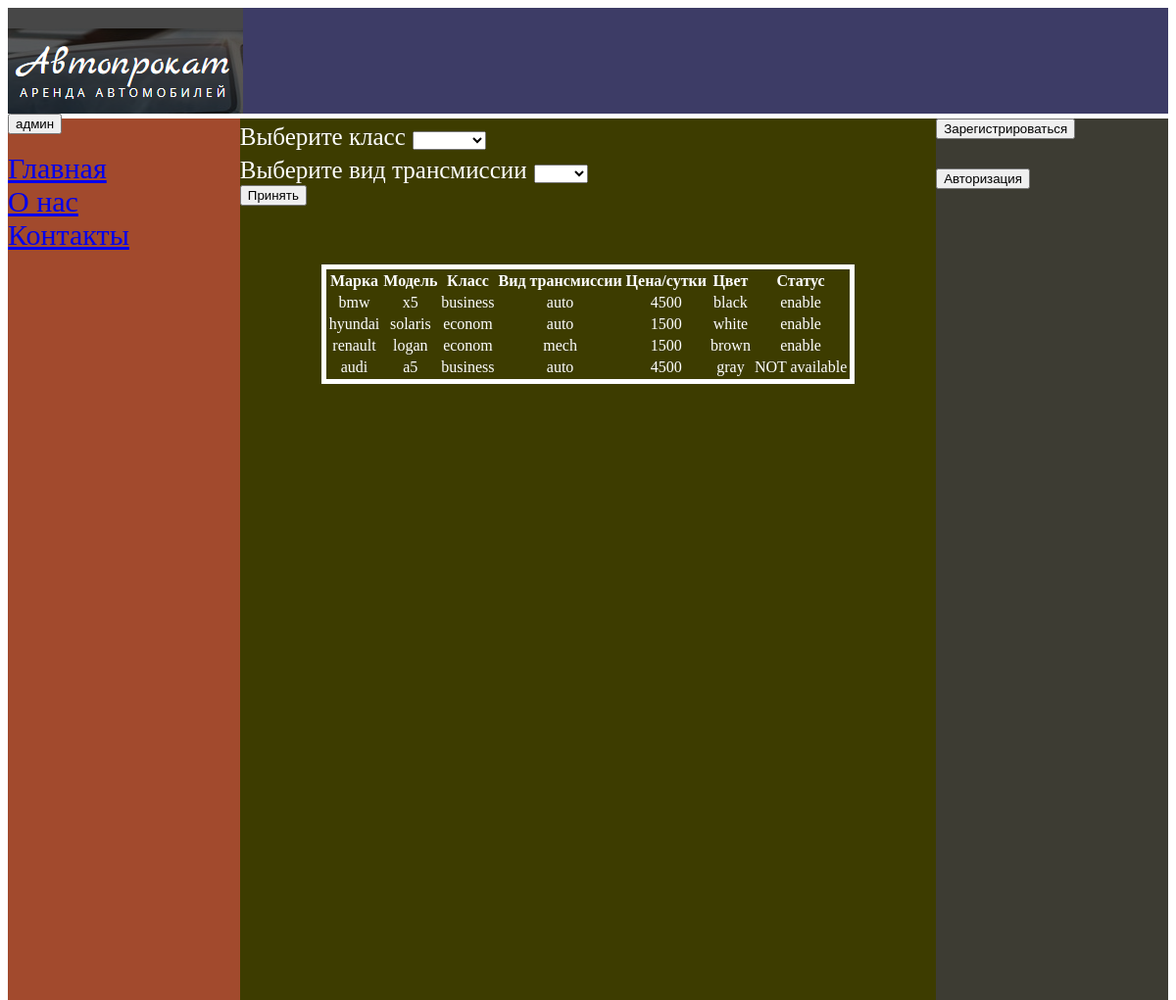
The page / on the database its author committed.
### tables this page shows
CREATE TABLE `auto` (
  `id` int(11) NOT NULL,
  `color` varchar(50) NOT NULL,
  `status` varchar(50) NOT NULL,
  `regnum` varchar(10000) NOT NULL,
  `id_model` int(11) NOT NULL
);

CREATE TABLE `model` (
  `id` int(11) NOT NULL,
  `marka` varchar(50) NOT NULL,
  `model` varchar(50) NOT NULL,
  `class` varchar(50) NOT NULL,
  `trannsm` varchar(50) NOT NULL,
  `zena` int(11) NOT NULL
);

### index.php (called while the page is built)
<?php
	require ('main.php');
?>

### main.php (the view, shortened to what this page needs)
<?php
	require('connect.php');
?>
<?php
	$qry=mysqli_query($connection,"SELECT model.marka, model.model, model.class, model.trannsm, model.zena, auto.color, auto.status FROM model INNER JOIN auto ON model.id = auto.id_model");
$posts=array();
if ($qry) {
	while ($row=mysqli_fetch_assoc($qry)) {
	$posts[]=$row;
}
}
?>
<html>
<head>
	<link rel="stylesheet" type="text/css" href="style.css">
</head>
<body>
	<div class="main">
		<div class="header">
			<a href="index.php" ><img src="logo.png"></a>
			<form action="" method="POST" >
				<input type="submit" name="admin" value="админ">
			</form>
		</div>
		<div class="leftbar">
		<br>
			<a href="index.php">Главная</a><br>
			<a href="about.php">О нас</a><br>
			<a href="contact.php">Контакты</a><br>
		</div>
		<div class="content">
			<form action="" method="POST">
					<span class="filtr">Выберите класс</span>
		<select name="classdobavlenie">
			<?php
				$classe="econom";
			?>
			<option selected disabled hidden style='display: none' value=''></option>
			<option value="<?php echo $classe;?>">econom</option>
		</select><br>
		<span class="filtr">Выберите вид трансмиссии</span>
		<select name="kotrdobavlenie">
			<?php
				$kotra="auto";
			?>
			<option selected disabled hidden style='display: none' value=''></option>
			<option value="<?php echo $kotra;?>">auto</option>
		 </select><br>
		<input type="submit" name="sendfiltr" value="Принять">
		</form>
			<?php
	if (isset($_POST['admin']))
	{
		?>
		<h2>Вход как администратор</h2>
		<form method="POST" action="admin.php" class="adminforma">
			<input class="adminforma" type="text" name="adminlogin" placeholder="Ведите логин администратора" required><br>
			<input class="adminforma" type="password" name="adminpass" placeholder="Введите пароль администратора" required><br>
			<input class="adminforma" type="submit" name="adminka" value="Получить доступ">
		</form>
<?php
	}
else {
		?>
		<table align="center">
		<tr>
			<th>Марка</th>
			<th>Модель</th>
			<th>Класс</th>
			<th>Вид трансмиссии</th>
			<th>Цена/сутки</th>
			<th>Цвет</th>
			<th>Статус</th>
		</tr>
	<?php foreach($posts as $post){
			echo'<tr align="center">';
		echo '<td>'.$post['marka'].'</td>';
		echo '<td>'. $post['model'].	'</td>';
		echo '<td>'. $post['class']	.'</td>';
		echo '<td>'. $post['trannsm'].	'</td>';
		echo '<td>'.$post['zena']	.    '</td>';
		echo '<td>'.$post['color'].	'</td>';
		echo '<td>'. $post['status']	.'</td>';
	}
	echo '</table>';
		?>
		<?php } ?>
		</div>
	<div class="sidebar">
		<form  action="registration.php">
			<button type="submit" class="button">Зарегистрироваться</button>
		</form>
		<form action="atr.php">
    			<button type="submit" class="button">Авторизация</button>
			</form>
	</div>
</div>
</body>
</html>

### style.css (style rules this page uses)
body { color: white; font-size: 30px; }
.header { background:#3d3c66; height: 108px; margin-bottom: 5px; }
.leftbar { background:#A24A2D; min-height: 300px; width:20%; float: left; height: 900px; }
.content { background:#3d3c00; height: 900px; width: 60%; float:left; }
.sidebar { background:#3d3c33; min-height: 300px; width: 20%; height: 900px; float: left; }
table { margin-top: 60px; border:5px solid white; }
.filtr { font-size: 25px; }

### rows shown on the page
auto: id_model.marka "bmw", id_model.model "x5", id_model.class "business", id_model.trannsm "auto", id_model.zena "4500", color "black", status "enable"
auto: id_model.marka "hyundai", id_model.model "solaris", id_model.class "econom", id_model.trannsm "auto", id_model.zena "1500", color "white", status "enable"
auto: id_model.marka "renault", id_model.model "logan", id_model.class "econom", id_model.trannsm "mech", id_model.zena "1500", color "brown", status "enable"
auto: id_model.marka "audi", id_model.model "a5", id_model.class "business", id_model.trannsm "auto", id_model.zena "4500", color "gray", status "NOT available"
